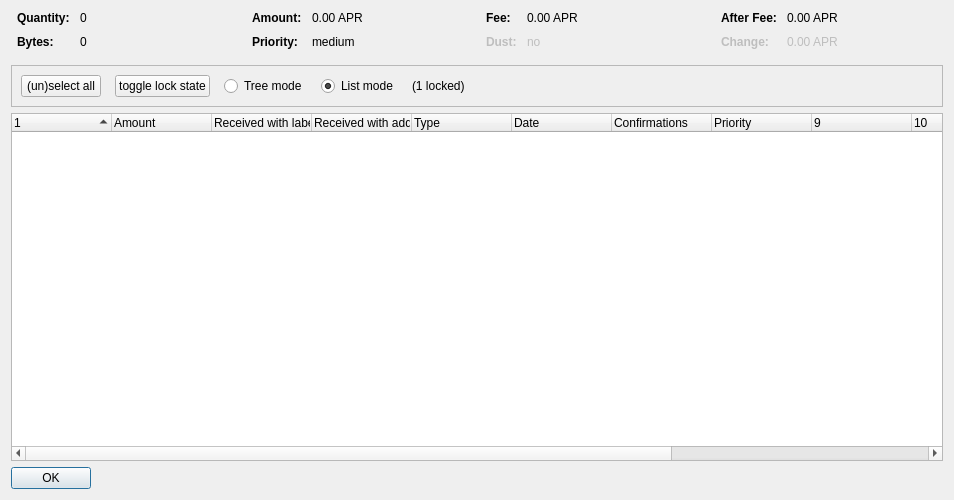
<?xml version="1.0" encoding="UTF-8"?>
<ui version="4.0">
 <class>CoinControlDialog</class>
 <widget class="QDialog" name="CoinControlDialog">
  <property name="geometry">
   <rect>
    <x>0</x>
    <y>0</y>
    <width>954</width>
    <height>500</height>
   </rect>
  </property>
  <property name="windowTitle">
   <string>Coin Selection</string>
  </property>
  <layout class="QVBoxLayout" name="verticalLayout">
   <item>
    <layout class="QHBoxLayout" name="horizontalLayoutTop" stretch="0,0,0,0">
     <property name="topMargin">
      <number>0</number>
     </property>
     <property name="bottomMargin">
      <number>10</number>
     </property>
     <item>
      <layout class="QFormLayout" name="formLayoutCoinControl1">
       <property name="horizontalSpacing">
        <number>10</number>
       </property>
       <property name="verticalSpacing">
        <number>10</number>
       </property>
       <property name="leftMargin">
        <number>6</number>
       </property>
       <property name="rightMargin">
        <number>6</number>
       </property>
       <item row="0" column="0">
        <widget class="QLabel" name="labelCoinControlQuantityText">
         <property name="font">
          <font>
           <weight>75</weight>
           <bold>true</bold>
          </font>
         </property>
         <property name="text">
          <string>Quantity:</string>
         </property>
        </widget>
       </item>
       <item row="0" column="1">
        <widget class="QLabel" name="labelCoinControlQuantity">
         <property name="cursor">
          <cursorShape>IBeamCursor</cursorShape>
         </property>
         <property name="contextMenuPolicy">
          <enum>Qt::ActionsContextMenu</enum>
         </property>
         <property name="text">
          <string notr="true">0</string>
         </property>
         <property name="textInteractionFlags">
          <set>Qt::LinksAccessibleByMouse|Qt::TextSelectableByKeyboard|Qt::TextSelectableByMouse</set>
         </property>
        </widget>
       </item>
       <item row="1" column="0">
        <widget class="QLabel" name="labelCoinControlBytesText">
         <property name="font">
          <font>
           <weight>75</weight>
           <bold>true</bold>
          </font>
         </property>
         <property name="text">
          <string>Bytes:</string>
         </property>
        </widget>
       </item>
       <item row="1" column="1">
        <widget class="QLabel" name="labelCoinControlBytes">
         <property name="cursor">
          <cursorShape>IBeamCursor</cursorShape>
         </property>
         <property name="contextMenuPolicy">
          <enum>Qt::ActionsContextMenu</enum>
         </property>
         <property name="text">
          <string notr="true">0</string>
         </property>
         <property name="textInteractionFlags">
          <set>Qt::LinksAccessibleByMouse|Qt::TextSelectableByKeyboard|Qt::TextSelectableByMouse</set>
         </property>
        </widget>
       </item>
      </layout>
     </item>
     <item>
      <layout class="QFormLayout" name="formLayoutCoinControl2">
       <property name="horizontalSpacing">
        <number>10</number>
       </property>
       <property name="verticalSpacing">
        <number>10</number>
       </property>
       <property name="leftMargin">
        <number>6</number>
       </property>
       <property name="rightMargin">
        <number>6</number>
       </property>
       <item row="0" column="0">
        <widget class="QLabel" name="labelCoinControlAmountText">
         <property name="font">
          <font>
           <weight>75</weight>
           <bold>true</bold>
          </font>
         </property>
         <property name="text">
          <string>Amount:</string>
         </property>
        </widget>
       </item>
       <item row="0" column="1">
        <widget class="QLabel" name="labelCoinControlAmount">
         <property name="cursor">
          <cursorShape>IBeamCursor</cursorShape>
         </property>
         <property name="contextMenuPolicy">
          <enum>Qt::ActionsContextMenu</enum>
         </property>
         <property name="text">
          <string notr="true">0.00 APR</string>
         </property>
         <property name="textInteractionFlags">
          <set>Qt::LinksAccessibleByMouse|Qt::TextSelectableByKeyboard|Qt::TextSelectableByMouse</set>
         </property>
        </widget>
       </item>
       <item row="1" column="0">
        <widget class="QLabel" name="labelCoinControlPriorityText">
         <property name="font">
          <font>
           <weight>75</weight>
           <bold>true</bold>
          </font>
         </property>
         <property name="text">
          <string>Priority:</string>
         </property>
        </widget>
       </item>
       <item row="1" column="1">
        <widget class="QLabel" name="labelCoinControlPriority">
         <property name="cursor">
          <cursorShape>IBeamCursor</cursorShape>
         </property>
         <property name="contextMenuPolicy">
          <enum>Qt::ActionsContextMenu</enum>
         </property>
         <property name="text">
          <string>medium</string>
         </property>
         <property name="textInteractionFlags">
          <set>Qt::LinksAccessibleByMouse|Qt::TextSelectableByKeyboard|Qt::TextSelectableByMouse</set>
         </property>
        </widget>
       </item>
      </layout>
     </item>
     <item>
      <layout class="QFormLayout" name="formLayoutCoinControl3">
       <property name="horizontalSpacing">
        <number>10</number>
       </property>
       <property name="verticalSpacing">
        <number>10</number>
       </property>
       <property name="leftMargin">
        <number>6</number>
       </property>
       <property name="rightMargin">
        <number>6</number>
       </property>
       <item row="0" column="0">
        <widget class="QLabel" name="labelCoinControlFeeText">
         <property name="font">
          <font>
           <weight>75</weight>
           <bold>true</bold>
          </font>
         </property>
         <property name="text">
          <string>Fee:</string>
         </property>
        </widget>
       </item>
       <item row="0" column="1">
        <widget class="QLabel" name="labelCoinControlFee">
         <property name="cursor">
          <cursorShape>IBeamCursor</cursorShape>
         </property>
         <property name="contextMenuPolicy">
          <enum>Qt::ActionsContextMenu</enum>
         </property>
         <property name="text">
          <string notr="true">0.00 APR</string>
         </property>
         <property name="textInteractionFlags">
          <set>Qt::LinksAccessibleByMouse|Qt::TextSelectableByKeyboard|Qt::TextSelectableByMouse</set>
         </property>
        </widget>
       </item>
       <item row="1" column="0">
        <widget class="QLabel" name="labelCoinControlLowOutputText">
         <property name="enabled">
          <bool>false</bool>
         </property>
         <property name="font">
          <font>
           <weight>75</weight>
           <bold>true</bold>
          </font>
         </property>
         <property name="text">
          <string>Dust:</string>
         </property>
        </widget>
       </item>
       <item row="1" column="1">
        <widget class="QLabel" name="labelCoinControlLowOutput">
         <property name="enabled">
          <bool>false</bool>
         </property>
         <property name="cursor">
          <cursorShape>IBeamCursor</cursorShape>
         </property>
         <property name="contextMenuPolicy">
          <enum>Qt::ActionsContextMenu</enum>
         </property>
         <property name="text">
          <string>no</string>
         </property>
         <property name="textInteractionFlags">
          <set>Qt::LinksAccessibleByMouse|Qt::TextSelectableByKeyboard|Qt::TextSelectableByMouse</set>
         </property>
        </widget>
       </item>
      </layout>
     </item>
     <item>
      <layout class="QFormLayout" name="formLayoutCoinControl4">
       <property name="horizontalSpacing">
        <number>10</number>
       </property>
       <property name="verticalSpacing">
        <number>10</number>
       </property>
       <property name="leftMargin">
        <number>6</number>
       </property>
       <property name="rightMargin">
        <number>6</number>
       </property>
       <item row="0" column="0">
        <widget class="QLabel" name="labelCoinControlAfterFeeText">
         <property name="font">
          <font>
           <weight>75</weight>
           <bold>true</bold>
          </font>
         </property>
         <property name="text">
          <string>After Fee:</string>
         </property>
        </widget>
       </item>
       <item row="0" column="1">
        <widget class="QLabel" name="labelCoinControlAfterFee">
         <property name="cursor">
          <cursorShape>IBeamCursor</cursorShape>
         </property>
         <property name="contextMenuPolicy">
          <enum>Qt::ActionsContextMenu</enum>
         </property>
         <property name="text">
          <string notr="true">0.00 APR</string>
         </property>
         <property name="textInteractionFlags">
          <set>Qt::LinksAccessibleByMouse|Qt::TextSelectableByKeyboard|Qt::TextSelectableByMouse</set>
         </property>
        </widget>
       </item>
       <item row="1" column="0">
        <widget class="QLabel" name="labelCoinControlChangeText">
         <property name="enabled">
          <bool>false</bool>
         </property>
         <property name="font">
          <font>
           <weight>75</weight>
           <bold>true</bold>
          </font>
         </property>
         <property name="text">
          <string>Change:</string>
         </property>
        </widget>
       </item>
       <item row="1" column="1">
        <widget class="QLabel" name="labelCoinControlChange">
         <property name="enabled">
          <bool>false</bool>
         </property>
         <property name="cursor">
          <cursorShape>IBeamCursor</cursorShape>
         </property>
         <property name="contextMenuPolicy">
          <enum>Qt::ActionsContextMenu</enum>
         </property>
         <property name="text">
          <string notr="true">0.00 APR</string>
         </property>
         <property name="textInteractionFlags">
          <set>Qt::LinksAccessibleByMouse|Qt::TextSelectableByKeyboard|Qt::TextSelectableByMouse</set>
         </property>
        </widget>
       </item>
      </layout>
     </item>
    </layout>
   </item>
   <item>
    <widget class="QFrame" name="frame">
     <property name="minimumSize">
      <size>
       <width>0</width>
       <height>40</height>
      </size>
     </property>
     <property name="frameShape">
      <enum>QFrame::StyledPanel</enum>
     </property>
     <property name="frameShadow">
      <enum>QFrame::Sunken</enum>
     </property>
     <layout class="QHBoxLayout" name="horizontalLayout">
      <item>
       <layout class="QHBoxLayout" name="horizontalLayoutPanel" stretch="0,0,0,0,0,0">
        <property name="spacing">
         <number>14</number>
        </property>
        <item>
         <widget class="QPushButton" name="pushButtonSelectAll">
          <property name="sizePolicy">
           <sizepolicy hsizetype="Maximum" vsizetype="Fixed">
            <horstretch>0</horstretch>
            <verstretch>0</verstretch>
           </sizepolicy>
          </property>
          <property name="text">
           <string>(un)select all</string>
          </property>
          <property name="autoDefault">
           <bool>false</bool>
          </property>
         </widget>
        </item>
        <item>
         <widget class="QPushButton" name="pushButtonToggleLock">
          <property name="sizePolicy">
           <sizepolicy hsizetype="Maximum" vsizetype="Fixed">
            <horstretch>0</horstretch>
            <verstretch>0</verstretch>
           </sizepolicy>
          </property>
          <property name="text">
           <string>toggle lock state</string>
          </property>
          <property name="autoDefault">
           <bool>false</bool>
          </property>
         </widget>
        </item>
        <item>
         <widget class="QRadioButton" name="radioTreeMode">
          <property name="sizePolicy">
           <sizepolicy hsizetype="Maximum" vsizetype="Fixed">
            <horstretch>0</horstretch>
            <verstretch>0</verstretch>
           </sizepolicy>
          </property>
          <property name="text">
           <string>Tree mode</string>
          </property>
         </widget>
        </item>
        <item>
         <widget class="QRadioButton" name="radioListMode">
          <property name="sizePolicy">
           <sizepolicy hsizetype="Maximum" vsizetype="Fixed">
            <horstretch>0</horstretch>
            <verstretch>0</verstretch>
           </sizepolicy>
          </property>
          <property name="text">
           <string>List mode</string>
          </property>
          <property name="checked">
           <bool>true</bool>
          </property>
         </widget>
        </item>
        <item>
         <widget class="QLabel" name="labelLocked">
          <property name="text">
           <string>(1 locked)</string>
          </property>
         </widget>
        </item>
        <item>
         <spacer name="horizontalSpacer">
          <property name="orientation">
           <enum>Qt::Horizontal</enum>
          </property>
          <property name="sizeHint" stdset="0">
           <size>
            <width>40</width>
            <height>20</height>
           </size>
          </property>
         </spacer>
        </item>
       </layout>
      </item>
     </layout>
    </widget>
   </item>
   <item>
    <widget class="CoinControlTreeWidget" name="treeWidget">
     <property name="contextMenuPolicy">
      <enum>Qt::CustomContextMenu</enum>
     </property>
     <property name="sortingEnabled">
      <bool>false</bool>
     </property>
     <property name="columnCount">
      <number>13</number>
     </property>
     <attribute name="headerShowSortIndicator" stdset="0">
      <bool>true</bool>
     </attribute>
     <attribute name="headerStretchLastSection">
      <bool>false</bool>
     </attribute>
     <column>
      <property name="text">
       <string/>
      </property>
     </column>
     <column>
      <property name="text">
       <string>Amount</string>
      </property>
     </column>
     <column>
      <property name="text">
       <string>Received with label</string>
      </property>
     </column>
     <column>
      <property name="text">
       <string>Received with address</string>
      </property>
     </column>
     <column>
      <property name="text">
	<string>Type</string>
      </property>
     </column>
     <column>
      <property name="text">	 
       <string>Date</string>
      </property>
     </column>
     <column>
      <property name="text">
       <string>Confirmations</string>
      </property>
      <property name="toolTip">
       <string>Confirmed</string>
      </property>
     </column>
     <column>
      <property name="text">
       <string>Priority</string>
      </property>
     </column>
     <column>
      <property name="text">
       <string/>
      </property>
     </column>
     <column>
      <property name="text">
       <string/>
      </property>
     </column>
     <column>
      <property name="text">
       <string/>
      </property>
     </column>
     <column>
      <property name="text">
       <string/>
      </property>
     </column>
     <column>
      <property name="text">
       <string/>
      </property>
     </column>
    </widget>
   </item>
   <item>
    <widget class="QDialogButtonBox" name="buttonBox">
     <property name="sizePolicy">
      <sizepolicy hsizetype="Maximum" vsizetype="Fixed">
       <horstretch>0</horstretch>
       <verstretch>0</verstretch>
      </sizepolicy>
     </property>
     <property name="orientation">
      <enum>Qt::Horizontal</enum>
     </property>
     <property name="standardButtons">
      <set>QDialogButtonBox::Ok</set>
     </property>
    </widget>
   </item>
  </layout>
 </widget>
 <customwidgets>
  <customwidget>
   <class>CoinControlTreeWidget</class>
   <extends>QTreeWidget</extends>
   <header>coincontroltreewidget.h</header>
  </customwidget>
 </customwidgets>
 <resources/>
 <connections/>
</ui>
